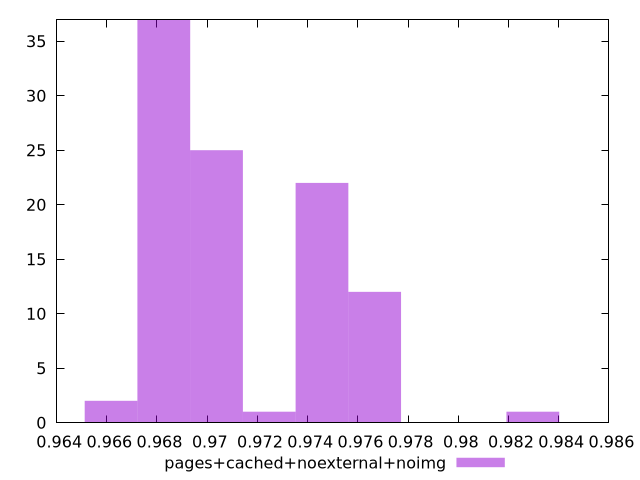

Here is the gnuplot script that generated this plot:
$_pagesCachedNoexternalNoimg <<EOF
0.9745703108977382 22
0.9766706779470867 12
0.9682692097496924 37
0.970369576799041 25
0.9724699438483896 1
0.9829717790951324 1
0.9661688427003439 2
EOF
set key outside below
set terminal pngcairo
set output "report_00006_2020-11-02T20-21-41.718Z/speed-index/pages+cached+noexternal+noimg//hist.png"
set yrange [0:37]
set boxwidth 0.0021003670493485735
set style fill transparent solid 0.5 noborder
plot $_pagesCachedNoexternalNoimg title "pages+cached+noexternal+noimg" with boxes ,
